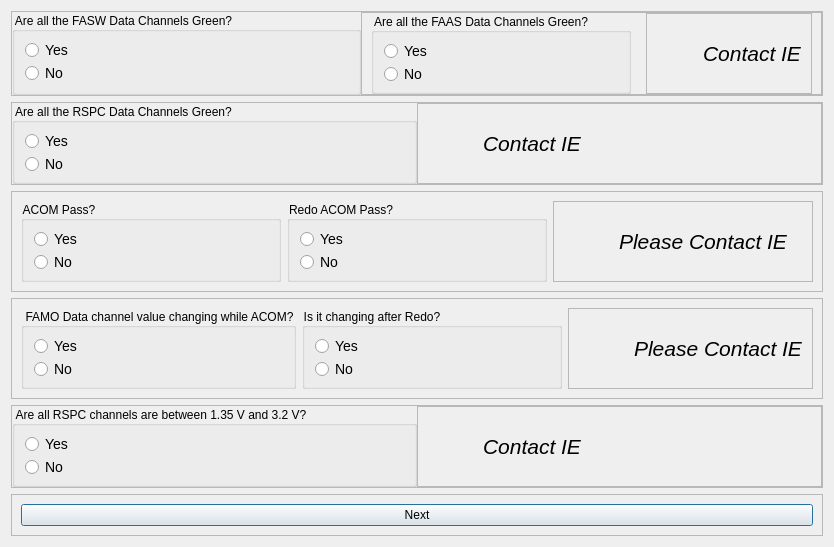
<?xml version="1.0" encoding="UTF-8"?>
<ui version="4.0">
 <class>Dialog</class>
 <widget class="QDialog" name="Dialog">
  <property name="geometry">
   <rect>
    <x>0</x>
    <y>0</y>
    <width>818</width>
    <height>540</height>
   </rect>
  </property>
  <property name="windowTitle">
   <string>Dialog</string>
  </property>
  <layout class="QVBoxLayout" name="verticalLayout">
   <item>
    <widget class="QFrame" name="frame">
     <property name="frameShape">
      <enum>QFrame::Shape::StyledPanel</enum>
     </property>
     <property name="frameShadow">
      <enum>QFrame::Shadow::Raised</enum>
     </property>
     <layout class="QHBoxLayout" name="horizontalLayout">
      <property name="spacing">
       <number>0</number>
      </property>
      <property name="leftMargin">
       <number>0</number>
      </property>
      <property name="topMargin">
       <number>0</number>
      </property>
      <property name="rightMargin">
       <number>0</number>
      </property>
      <property name="bottomMargin">
       <number>0</number>
      </property>
      <item>
       <widget class="QGroupBox" name="groupBox_1">
        <property name="minimumSize">
         <size>
          <width>260</width>
          <height>0</height>
         </size>
        </property>
        <property name="styleSheet">
         <string notr="true">QGroupBox::title {
    font-size: 16px;
}
</string>
        </property>
        <property name="title">
         <string>Are all the FASW Data Channels Green?</string>
        </property>
        <property name="checkable">
         <bool>false</bool>
        </property>
        <property name="checked">
         <bool>false</bool>
        </property>
        <layout class="QVBoxLayout" name="verticalLayout_11">
         <item>
          <widget class="QRadioButton" name="radioButton_1">
           <property name="styleSheet">
            <string notr="true">QRadioButton{
    font-size: 14px; /* Larger text */
}
QRadioButton::indicator {
    width: 15px; /* Larger checkbox square */
    height: 15px; /* Larger checkbox square */
}</string>
           </property>
           <property name="text">
            <string>Yes</string>
           </property>
          </widget>
         </item>
         <item>
          <widget class="QRadioButton" name="radioButton_2">
           <property name="styleSheet">
            <string notr="true">QRadioButton{
    font-size: 14px; /* Larger text */
}
QRadioButton::indicator {
    width: 15px; /* Larger checkbox square */
    height: 15px; /* Larger checkbox square */
}</string>
           </property>
           <property name="text">
            <string>No</string>
           </property>
          </widget>
         </item>
        </layout>
       </widget>
      </item>
      <item>
       <widget class="QFrame" name="frame_12">
        <property name="frameShape">
         <enum>QFrame::Shape::StyledPanel</enum>
        </property>
        <property name="frameShadow">
         <enum>QFrame::Shadow::Raised</enum>
        </property>
        <layout class="QHBoxLayout" name="horizontalLayout_7">
         <property name="spacing">
          <number>15</number>
         </property>
         <property name="topMargin">
          <number>0</number>
         </property>
         <property name="bottomMargin">
          <number>0</number>
         </property>
         <item>
          <widget class="QGroupBox" name="groupBox_2">
           <property name="minimumSize">
            <size>
             <width>260</width>
             <height>0</height>
            </size>
           </property>
           <property name="styleSheet">
            <string notr="true">QGroupBox::title {
    font-size: 16px;
}
</string>
           </property>
           <property name="title">
            <string>Are all the FAAS Data Channels Green?</string>
           </property>
           <property name="checkable">
            <bool>false</bool>
           </property>
           <property name="checked">
            <bool>false</bool>
           </property>
           <layout class="QVBoxLayout" name="verticalLayout_12">
            <item>
             <widget class="QRadioButton" name="radioButton_3">
              <property name="styleSheet">
               <string notr="true">QRadioButton{
    font-size: 14px; /* Larger text */
}
QRadioButton::indicator {
    width: 15px; /* Larger checkbox square */
    height: 15px; /* Larger checkbox square */
}</string>
              </property>
              <property name="text">
               <string>Yes</string>
              </property>
             </widget>
            </item>
            <item>
             <widget class="QRadioButton" name="radioButton_4">
              <property name="styleSheet">
               <string notr="true">QRadioButton{
    font-size: 14px; /* Larger text */
}
QRadioButton::indicator {
    width: 15px; /* Larger checkbox square */
    height: 15px; /* Larger checkbox square */
}</string>
              </property>
              <property name="text">
               <string>No</string>
              </property>
             </widget>
            </item>
           </layout>
          </widget>
         </item>
         <item>
          <widget class="QFrame" name="frame_6">
           <property name="frameShape">
            <enum>QFrame::Shape::StyledPanel</enum>
           </property>
           <property name="frameShadow">
            <enum>QFrame::Shadow::Raised</enum>
           </property>
           <layout class="QHBoxLayout" name="horizontalLayout_6">
            <item>
             <widget class="QLabel" name="label_12">
              <property name="minimumSize">
               <size>
                <width>41</width>
                <height>41</height>
               </size>
              </property>
              <property name="maximumSize">
               <size>
                <width>41</width>
                <height>41</height>
               </size>
              </property>
              <property name="text">
               <string/>
              </property>
              <property name="pixmap">
               <pixmap resource="../../Images.qrc">:/Icons/Icons/risk-icon.png</pixmap>
              </property>
              <property name="scaledContents">
               <bool>true</bool>
              </property>
             </widget>
            </item>
            <item>
             <widget class="QLabel" name="label_13">
              <property name="text">
               <string>&lt;html&gt;&lt;head/&gt;&lt;body&gt;&lt;p&gt;&lt;span style=&quot; font-size:16pt; font-style:italic;&quot;&gt;Contact IE&lt;/span&gt;&lt;/p&gt;&lt;/body&gt;&lt;/html&gt;</string>
              </property>
             </widget>
            </item>
           </layout>
          </widget>
         </item>
        </layout>
       </widget>
      </item>
     </layout>
    </widget>
   </item>
   <item>
    <widget class="QFrame" name="frame_3">
     <property name="frameShape">
      <enum>QFrame::Shape::StyledPanel</enum>
     </property>
     <property name="frameShadow">
      <enum>QFrame::Shadow::Raised</enum>
     </property>
     <layout class="QHBoxLayout" name="horizontalLayout_3">
      <property name="spacing">
       <number>0</number>
      </property>
      <property name="leftMargin">
       <number>0</number>
      </property>
      <property name="topMargin">
       <number>0</number>
      </property>
      <property name="rightMargin">
       <number>0</number>
      </property>
      <property name="bottomMargin">
       <number>0</number>
      </property>
      <item>
       <widget class="QGroupBox" name="groupBox_3">
        <property name="minimumSize">
         <size>
          <width>260</width>
          <height>0</height>
         </size>
        </property>
        <property name="styleSheet">
         <string notr="true">QGroupBox::title {
    font-size: 16px;
}
</string>
        </property>
        <property name="title">
         <string>Are all the RSPC Data Channels Green?</string>
        </property>
        <property name="checkable">
         <bool>false</bool>
        </property>
        <property name="checked">
         <bool>false</bool>
        </property>
        <layout class="QVBoxLayout" name="verticalLayout_13">
         <item>
          <widget class="QRadioButton" name="radioButton_5">
           <property name="styleSheet">
            <string notr="true">QRadioButton{
    font-size: 14px; /* Larger text */
}
QRadioButton::indicator {
    width: 15px; /* Larger checkbox square */
    height: 15px; /* Larger checkbox square */
}</string>
           </property>
           <property name="text">
            <string>Yes</string>
           </property>
          </widget>
         </item>
         <item>
          <widget class="QRadioButton" name="radioButton_6">
           <property name="styleSheet">
            <string notr="true">QRadioButton{
    font-size: 14px; /* Larger text */
}
QRadioButton::indicator {
    width: 15px; /* Larger checkbox square */
    height: 15px; /* Larger checkbox square */
}</string>
           </property>
           <property name="text">
            <string>No</string>
           </property>
          </widget>
         </item>
        </layout>
       </widget>
      </item>
      <item>
       <widget class="QFrame" name="frame_14">
        <property name="frameShape">
         <enum>QFrame::Shape::StyledPanel</enum>
        </property>
        <property name="frameShadow">
         <enum>QFrame::Shadow::Raised</enum>
        </property>
        <layout class="QHBoxLayout" name="horizontalLayout_9">
         <property name="spacing">
          <number>15</number>
         </property>
         <property name="topMargin">
          <number>0</number>
         </property>
         <property name="bottomMargin">
          <number>0</number>
         </property>
         <item>
          <widget class="QLabel" name="label_16">
           <property name="minimumSize">
            <size>
             <width>41</width>
             <height>41</height>
            </size>
           </property>
           <property name="maximumSize">
            <size>
             <width>41</width>
             <height>41</height>
            </size>
           </property>
           <property name="text">
            <string/>
           </property>
           <property name="pixmap">
            <pixmap resource="../../Images.qrc">:/Icons/Icons/risk-icon.png</pixmap>
           </property>
           <property name="scaledContents">
            <bool>true</bool>
           </property>
          </widget>
         </item>
         <item>
          <widget class="QLabel" name="label_17">
           <property name="text">
            <string>&lt;html&gt;&lt;head/&gt;&lt;body&gt;&lt;p&gt;&lt;span style=&quot; font-size:16pt; font-style:italic;&quot;&gt;Contact IE&lt;/span&gt;&lt;/p&gt;&lt;/body&gt;&lt;/html&gt;</string>
           </property>
          </widget>
         </item>
        </layout>
       </widget>
      </item>
     </layout>
    </widget>
   </item>
   <item>
    <widget class="QFrame" name="frame_2">
     <property name="frameShape">
      <enum>QFrame::Shape::StyledPanel</enum>
     </property>
     <property name="frameShadow">
      <enum>QFrame::Shadow::Raised</enum>
     </property>
     <layout class="QHBoxLayout" name="horizontalLayout_2">
      <item>
       <widget class="QGroupBox" name="groupBox_4">
        <property name="minimumSize">
         <size>
          <width>260</width>
          <height>0</height>
         </size>
        </property>
        <property name="styleSheet">
         <string notr="true">QGroupBox::title {
    font-size: 16px;
}
</string>
        </property>
        <property name="title">
         <string>ACOM Pass?</string>
        </property>
        <property name="checkable">
         <bool>false</bool>
        </property>
        <property name="checked">
         <bool>false</bool>
        </property>
        <layout class="QVBoxLayout" name="verticalLayout_14">
         <item>
          <widget class="QRadioButton" name="radioButton_7">
           <property name="styleSheet">
            <string notr="true">QRadioButton{
    font-size: 14px; /* Larger text */
}
QRadioButton::indicator {
    width: 15px; /* Larger checkbox square */
    height: 15px; /* Larger checkbox square */
}</string>
           </property>
           <property name="text">
            <string>Yes</string>
           </property>
          </widget>
         </item>
         <item>
          <widget class="QRadioButton" name="radioButton_8">
           <property name="styleSheet">
            <string notr="true">QRadioButton{
    font-size: 14px; /* Larger text */
}
QRadioButton::indicator {
    width: 15px; /* Larger checkbox square */
    height: 15px; /* Larger checkbox square */
}</string>
           </property>
           <property name="text">
            <string>No</string>
           </property>
          </widget>
         </item>
        </layout>
       </widget>
      </item>
      <item>
       <widget class="QGroupBox" name="groupBox_5">
        <property name="minimumSize">
         <size>
          <width>260</width>
          <height>0</height>
         </size>
        </property>
        <property name="styleSheet">
         <string notr="true">QGroupBox::title {
    font-size: 16px;
}
</string>
        </property>
        <property name="title">
         <string>Redo ACOM Pass?</string>
        </property>
        <property name="checkable">
         <bool>false</bool>
        </property>
        <property name="checked">
         <bool>false</bool>
        </property>
        <layout class="QVBoxLayout" name="verticalLayout_15">
         <item>
          <widget class="QRadioButton" name="radioButton_9">
           <property name="styleSheet">
            <string notr="true">QRadioButton{
    font-size: 14px; /* Larger text */
}
QRadioButton::indicator {
    width: 15px; /* Larger checkbox square */
    height: 15px; /* Larger checkbox square */
}</string>
           </property>
           <property name="text">
            <string>Yes</string>
           </property>
          </widget>
         </item>
         <item>
          <widget class="QRadioButton" name="radioButton_10">
           <property name="styleSheet">
            <string notr="true">QRadioButton{
    font-size: 14px; /* Larger text */
}
QRadioButton::indicator {
    width: 15px; /* Larger checkbox square */
    height: 15px; /* Larger checkbox square */
}</string>
           </property>
           <property name="text">
            <string>No</string>
           </property>
          </widget>
         </item>
        </layout>
       </widget>
      </item>
      <item>
       <widget class="QFrame" name="frame_13">
        <property name="frameShape">
         <enum>QFrame::Shape::StyledPanel</enum>
        </property>
        <property name="frameShadow">
         <enum>QFrame::Shadow::Raised</enum>
        </property>
        <layout class="QHBoxLayout" name="horizontalLayout_8">
         <property name="spacing">
          <number>15</number>
         </property>
         <property name="topMargin">
          <number>0</number>
         </property>
         <property name="bottomMargin">
          <number>0</number>
         </property>
         <item>
          <widget class="QLabel" name="label_14">
           <property name="minimumSize">
            <size>
             <width>41</width>
             <height>41</height>
            </size>
           </property>
           <property name="maximumSize">
            <size>
             <width>41</width>
             <height>41</height>
            </size>
           </property>
           <property name="text">
            <string/>
           </property>
           <property name="pixmap">
            <pixmap resource="../../Images.qrc">:/Icons/Icons/risk-icon.png</pixmap>
           </property>
           <property name="scaledContents">
            <bool>true</bool>
           </property>
          </widget>
         </item>
         <item>
          <widget class="QLabel" name="label_15">
           <property name="text">
            <string>&lt;html&gt;&lt;head/&gt;&lt;body&gt;&lt;p&gt;&lt;span style=&quot; font-size:16pt; font-style:italic;&quot;&gt;Please Contact IE&lt;/span&gt;&lt;/p&gt;&lt;/body&gt;&lt;/html&gt;</string>
           </property>
          </widget>
         </item>
        </layout>
       </widget>
      </item>
     </layout>
    </widget>
   </item>
   <item>
    <widget class="QFrame" name="frame_4">
     <property name="frameShape">
      <enum>QFrame::Shape::StyledPanel</enum>
     </property>
     <property name="frameShadow">
      <enum>QFrame::Shadow::Raised</enum>
     </property>
     <layout class="QHBoxLayout" name="horizontalLayout_4">
      <item>
       <widget class="QGroupBox" name="groupBox_6">
        <property name="minimumSize">
         <size>
          <width>275</width>
          <height>0</height>
         </size>
        </property>
        <property name="styleSheet">
         <string notr="true">QGroupBox::title {
    font-size: 16px;
}
</string>
        </property>
        <property name="title">
         <string>FAMO Data channel value changing while ACOM?</string>
        </property>
        <property name="checkable">
         <bool>false</bool>
        </property>
        <property name="checked">
         <bool>false</bool>
        </property>
        <layout class="QVBoxLayout" name="verticalLayout_16">
         <item>
          <widget class="QRadioButton" name="radioButton_11">
           <property name="styleSheet">
            <string notr="true">QRadioButton{
    font-size: 14px; /* Larger text */
}
QRadioButton::indicator {
    width: 15px; /* Larger checkbox square */
    height: 15px; /* Larger checkbox square */
}</string>
           </property>
           <property name="text">
            <string>Yes</string>
           </property>
          </widget>
         </item>
         <item>
          <widget class="QRadioButton" name="radioButton_12">
           <property name="styleSheet">
            <string notr="true">QRadioButton{
    font-size: 14px; /* Larger text */
}
QRadioButton::indicator {
    width: 15px; /* Larger checkbox square */
    height: 15px; /* Larger checkbox square */
}</string>
           </property>
           <property name="text">
            <string>No</string>
           </property>
          </widget>
         </item>
        </layout>
       </widget>
      </item>
      <item>
       <widget class="QGroupBox" name="groupBox_7">
        <property name="minimumSize">
         <size>
          <width>260</width>
          <height>0</height>
         </size>
        </property>
        <property name="styleSheet">
         <string notr="true">QGroupBox::title {
    font-size: 16px;
}
</string>
        </property>
        <property name="title">
         <string>Is it changing after Redo?</string>
        </property>
        <property name="checkable">
         <bool>false</bool>
        </property>
        <property name="checked">
         <bool>false</bool>
        </property>
        <layout class="QVBoxLayout" name="verticalLayout_17">
         <item>
          <widget class="QRadioButton" name="radioButton_13">
           <property name="styleSheet">
            <string notr="true">QRadioButton{
    font-size: 14px; /* Larger text */
}
QRadioButton::indicator {
    width: 15px; /* Larger checkbox square */
    height: 15px; /* Larger checkbox square */
}</string>
           </property>
           <property name="text">
            <string>Yes</string>
           </property>
          </widget>
         </item>
         <item>
          <widget class="QRadioButton" name="radioButton_14">
           <property name="styleSheet">
            <string notr="true">QRadioButton{
    font-size: 14px; /* Larger text */
}
QRadioButton::indicator {
    width: 15px; /* Larger checkbox square */
    height: 15px; /* Larger checkbox square */
}</string>
           </property>
           <property name="text">
            <string>No</string>
           </property>
          </widget>
         </item>
        </layout>
       </widget>
      </item>
      <item>
       <widget class="QFrame" name="frame_15">
        <property name="frameShape">
         <enum>QFrame::Shape::StyledPanel</enum>
        </property>
        <property name="frameShadow">
         <enum>QFrame::Shadow::Raised</enum>
        </property>
        <layout class="QHBoxLayout" name="horizontalLayout_10">
         <property name="spacing">
          <number>15</number>
         </property>
         <property name="topMargin">
          <number>0</number>
         </property>
         <property name="bottomMargin">
          <number>0</number>
         </property>
         <item>
          <widget class="QLabel" name="label_18">
           <property name="minimumSize">
            <size>
             <width>41</width>
             <height>41</height>
            </size>
           </property>
           <property name="maximumSize">
            <size>
             <width>41</width>
             <height>41</height>
            </size>
           </property>
           <property name="text">
            <string/>
           </property>
           <property name="pixmap">
            <pixmap resource="../../Images.qrc">:/Icons/Icons/risk-icon.png</pixmap>
           </property>
           <property name="scaledContents">
            <bool>true</bool>
           </property>
          </widget>
         </item>
         <item>
          <widget class="QLabel" name="label_19">
           <property name="text">
            <string>&lt;html&gt;&lt;head/&gt;&lt;body&gt;&lt;p&gt;&lt;span style=&quot; font-size:16pt; font-style:italic;&quot;&gt;Please Contact IE&lt;/span&gt;&lt;/p&gt;&lt;/body&gt;&lt;/html&gt;</string>
           </property>
          </widget>
         </item>
        </layout>
       </widget>
      </item>
     </layout>
    </widget>
   </item>
   <item>
    <widget class="QFrame" name="frame_5">
     <property name="frameShape">
      <enum>QFrame::Shape::StyledPanel</enum>
     </property>
     <property name="frameShadow">
      <enum>QFrame::Shadow::Raised</enum>
     </property>
     <layout class="QHBoxLayout" name="horizontalLayout_5">
      <property name="spacing">
       <number>0</number>
      </property>
      <property name="leftMargin">
       <number>0</number>
      </property>
      <property name="topMargin">
       <number>0</number>
      </property>
      <property name="rightMargin">
       <number>0</number>
      </property>
      <property name="bottomMargin">
       <number>0</number>
      </property>
      <item>
       <widget class="QGroupBox" name="groupBox_8">
        <property name="minimumSize">
         <size>
          <width>295</width>
          <height>0</height>
         </size>
        </property>
        <property name="styleSheet">
         <string notr="true">QGroupBox::title {
    font-size: 16px;
}
</string>
        </property>
        <property name="title">
         <string>Are all RSPC channels are between 1.35 V and 3.2 V?</string>
        </property>
        <property name="checkable">
         <bool>false</bool>
        </property>
        <property name="checked">
         <bool>false</bool>
        </property>
        <layout class="QVBoxLayout" name="verticalLayout_18">
         <item>
          <widget class="QRadioButton" name="radioButton_15">
           <property name="styleSheet">
            <string notr="true">QRadioButton{
    font-size: 14px; /* Larger text */
}
QRadioButton::indicator {
    width: 15px; /* Larger checkbox square */
    height: 15px; /* Larger checkbox square */
}</string>
           </property>
           <property name="text">
            <string>Yes</string>
           </property>
          </widget>
         </item>
         <item>
          <widget class="QRadioButton" name="radioButton_16">
           <property name="styleSheet">
            <string notr="true">QRadioButton{
    font-size: 14px; /* Larger text */
}
QRadioButton::indicator {
    width: 15px; /* Larger checkbox square */
    height: 15px; /* Larger checkbox square */
}</string>
           </property>
           <property name="text">
            <string>No</string>
           </property>
          </widget>
         </item>
        </layout>
       </widget>
      </item>
      <item>
       <widget class="QFrame" name="frame_16">
        <property name="frameShape">
         <enum>QFrame::Shape::StyledPanel</enum>
        </property>
        <property name="frameShadow">
         <enum>QFrame::Shadow::Raised</enum>
        </property>
        <layout class="QHBoxLayout" name="horizontalLayout_11">
         <property name="spacing">
          <number>15</number>
         </property>
         <property name="topMargin">
          <number>0</number>
         </property>
         <property name="bottomMargin">
          <number>0</number>
         </property>
         <item>
          <widget class="QLabel" name="label_20">
           <property name="minimumSize">
            <size>
             <width>41</width>
             <height>41</height>
            </size>
           </property>
           <property name="maximumSize">
            <size>
             <width>41</width>
             <height>41</height>
            </size>
           </property>
           <property name="text">
            <string/>
           </property>
           <property name="pixmap">
            <pixmap resource="../../Images.qrc">:/Icons/Icons/risk-icon.png</pixmap>
           </property>
           <property name="scaledContents">
            <bool>true</bool>
           </property>
          </widget>
         </item>
         <item>
          <widget class="QLabel" name="label_21">
           <property name="text">
            <string>&lt;html&gt;&lt;head/&gt;&lt;body&gt;&lt;p&gt;&lt;span style=&quot; font-size:16pt; font-style:italic;&quot;&gt;Contact IE&lt;/span&gt;&lt;/p&gt;&lt;/body&gt;&lt;/html&gt;</string>
           </property>
          </widget>
         </item>
        </layout>
       </widget>
      </item>
     </layout>
    </widget>
   </item>
   <item>
    <widget class="QFrame" name="frame_28">
     <property name="frameShape">
      <enum>QFrame::Shape::StyledPanel</enum>
     </property>
     <property name="frameShadow">
      <enum>QFrame::Shadow::Raised</enum>
     </property>
     <layout class="QVBoxLayout" name="verticalLayout_4">
      <item>
       <widget class="QPushButton" name="pushButton">
        <property name="text">
         <string>Next</string>
        </property>
       </widget>
      </item>
     </layout>
    </widget>
   </item>
  </layout>
 </widget>
 <resources>
  <include location="../../Images.qrc"/>
  <include location="Images.qrc"/>
 </resources>
 <connections/>
</ui>
